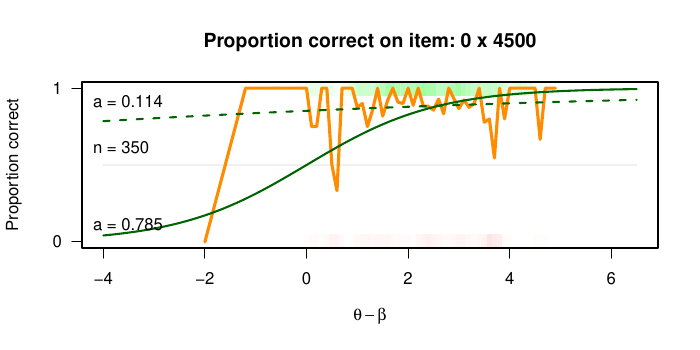

Generate this figure with R:
# Clear memory
rm(list = ls())

set.seed(2535)

# Load mathgarden multiplication data
load("real_data/datDomain3time1.Rdata")

# Load item content
load("item_clusters_heatmap/items_domain3_apar.Rdata")

# Select item with highest frequency
# calculate item frequencies
# item.frequency <- aggregate(new_user_domain_modified_count ~ item_id, dat, length)
# Select maximum frequency
# highest.frequency <- max(item.frequency$new_user_domain_modified_count)
# Select item with maximum frequency
# item <- item.frequency[item.frequency$new_user_domain_modified_count == highest.frequency,'item_id']
# 
# item <- item.highest.frequency

# Select random item and create PDF
item <- 881
pdf("analyse_proportion_correct/Proportion_correct_2_models.pdf", width = 7, height = 3.5)

# All items to create GIF
# item <- unique(dat$item_id)
# png(file="analyse_proportion_correct/temp_proportio_correct_image_sequence/example%02d.png", width=500, height=300)

for (i in item) {
  
  # Select subset of data for current item i
  data <- subset(dat, item_id == i )
  
  # Calculate delta, difference between theta and beta
  data$delta <- data$user_domain_rating - data$item_rating
  # data$delta <- data$user_domain_rating - mean(data$item_rating)
  
  # Center to .5 at theta - beta = 0
  # data$delta <- as.numeric( scale(data$delta) )
  # Nope, standardising doesn't work
  
  # Subset to only delta and correct answers
  data <- data[,c('delta', 'correct_answered')]
  
  # Create bins for plotting proportions correct
  data$bins <- round(data$delta,1)
  
  #item
  question <- items[items$id == i, "question"]
  
  # Plot correct by delta
  plot(data$bins,
       data$correct_answered,
       main = paste("Proportion correct on item:", question),
       pch  = 15,
       cex  = 2,
       col  = ifelse(data$correct_answered==1,rgb(0, 1, 0, 0.01),  # Green if correct 1
                                              rgb(1, 0, 0, 0.01)), # Red if incorrect 0
       xlab = expression(theta - beta),
       ylab = "Proportion correct",
       ylim = c(0,1),
       xlim = c(-4,6.5),
       yaxt = 'n')
  
  # Plot only 0 and 1 on y-axis
  axis(2, 0:1, 0:1, las=1)
  
  # Add grid line
  lines(c(-4,6.5), rep(.5,2), col=rgb(.9,.9,.9, .6))
  
  # Create bin table
  correct.incorrect.per.bin <- table(data[ ,c('bins','correct_answered')])
  
  # Create proportion correct per bin
  proportion.correct.per.bin <- correct.incorrect.per.bin[,2] / ( correct.incorrect.per.bin[,1] + correct.incorrect.per.bin[,2] )
  
  # Add proportion correct line to plot
  lines(names(proportion.correct.per.bin),
        proportion.correct.per.bin, 
        col = "darkorange",
        lwd = 3)
  
  # Estimate a parameter with GLM
  # fit <-  glm(correct_answered ~ delta, data = data, family = binomial("logit"))
  fit <-  glm(correct_answered ~ 0 + delta, data = data, family = binomial(link='logit')) # offset to get only one parameter
  
  # Plot logistic curve
  curve(predict(fit, data.frame(delta=x), type="resp"),
        add = TRUE, 
        col = "darkgreen",
        lwd = 2)
  
  fit2 <-  glm(correct_answered ~ delta, data = data, family = binomial(link='logit')) 
  
  # Plot logistic curve
  curve(predict(fit2, data.frame(delta=x), type="resp"),
        add = TRUE,
        lty = 'dashed',
        col = "darkgreen",
        lwd = 2)
  
  # Evaluate fit.
  # summary(fit)
  
  # Add a pramater and n as text to plot
  text(-4.4,.9, paste("a =",round(fit2$coefficients["delta"],3)), pos=4)
  text(-4.4,.6, paste("n =",length(data$delta)), pos=4)
  text(-4.4,.1, paste("a =",round(fit$coefficients["delta"],3)), pos=4)
}

dev.off()

# Copy plot to manuscript
system("cp analyse_proportion_correct/Proportion_correct_2_models.pdf manuscript/images/")

# Delete all png files after stiched together in PHOTOSHOP
# path.to.folder  <- "analyse_proportion_correct/temp_proportio_correct_image_sequence/"
# files.to.delete <- list.files(path.to.folder)
# file.remove(paste(path.to.folder, files.to.delete, sep =''))